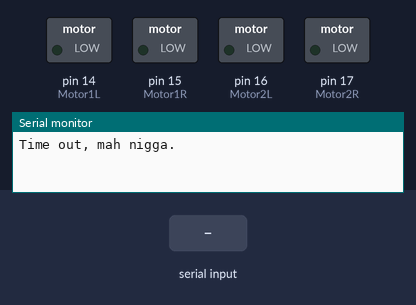
A sketch run on a simulated Arduino Uno, built with avr-gcc and run on an emulated ATmega328P. Shown: switched loads named in the sketch (green lamp = pin HIGH), the last lines printed to the serial monitor. Inputs (shaded band) come from the test bench.

Above: at 1.2 s.
1.3 s: "w" received over Serial
At 1.8 s:
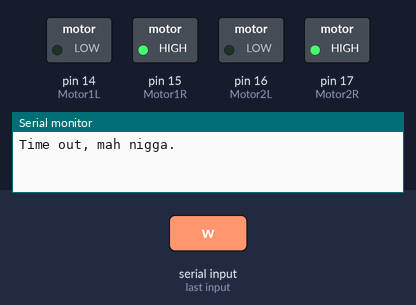
3.4 s: "s" received over Serial
At 3.9 s:
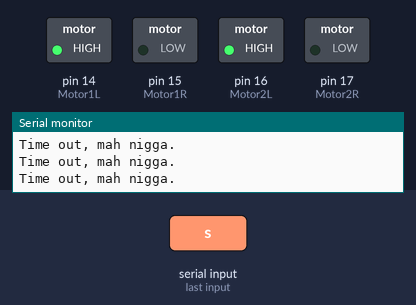
5.5 s: "a" received over Serial
At 6.0 s:
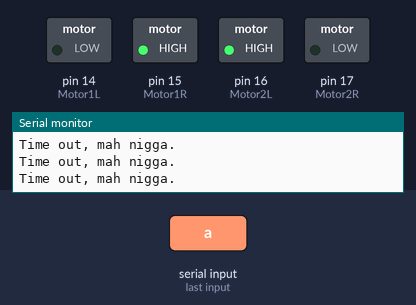
7.6 s: "d" received over Serial
At 7.9 s:
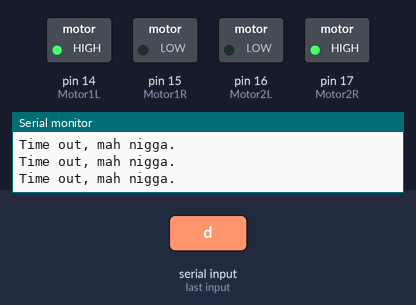
Timing chart, 0 to 10.6 s (numbered marks = the images above; inputs shaded):
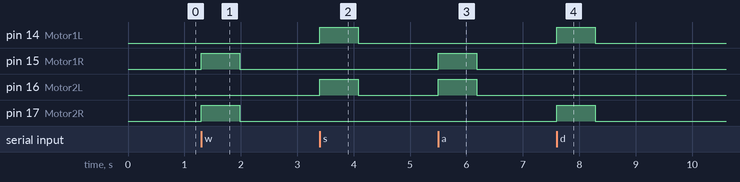

The sketch:

ArduinoTank.ino
```cpp
const int Motor1L = 14; //Motor1Left
const int Motor1R = 15;
const int Motor2L = 16;
const int Motor2R = 17;
int serialData = 0;
int data = 0;
unsigned int time = 0;


void setup()
{
 Serial.begin(9600);
 pinMode(Motor1L, OUTPUT);
 pinMode(Motor1R, OUTPUT);
 pinMode(Motor2L, OUTPUT);
 pinMode(Motor2R, OUTPUT);
}


void loop()
{
  if (time > 50000) {
    Break();
    Serial.println("Time out, mah nigga.");
    time = 0;
  }
  if (Serial.available() > 0) {//Check if its possible to send info over serial
    serialData = Serial.read();
    switch(serialData) {
      case 119 :
        Forward();
        time = 0;
        break;
      case 115 :
        Backward();
        time = 0;
        break;
      case 97 :
        Left();
        time = 0;
        break;
      case 100 :
        Right();
        time = 0;
        break;
      case 102 :
        Break();
        time = 0;
        break;
    }
  }
  time++;
}

void Forward()
{
 digitalWrite(Motor1R, HIGH);
 digitalWrite(Motor1L, LOW);
 digitalWrite(Motor2R, HIGH);
 digitalWrite(Motor2L, LOW);
}

void Backward()
{
 digitalWrite(Motor1L, HIGH);
 digitalWrite(Motor1R, LOW);
 digitalWrite(Motor2L, HIGH);
 digitalWrite(Motor2R, LOW);
}

void Right()
{
  digitalWrite(Motor1L, HIGH);
  digitalWrite(Motor1R, LOW);
  digitalWrite(Motor2L, LOW);
  digitalWrite(Motor2R, HIGH);
}

void Left()
{
  digitalWrite(Motor1L, LOW);
  digitalWrite(Motor1R, HIGH);
  digitalWrite(Motor2L, HIGH);
  digitalWrite(Motor2R, LOW);
}

void Break()
{
  digitalWrite(Motor1L, LOW);
  digitalWrite(Motor1R, LOW);
  digitalWrite(Motor2L, LOW);
  digitalWrite(Motor2R, LOW);
}
```

Measured:
- after the input at 1.3 s, pin 15 (Motor1R), pin 17 (Motor2R): LOW → HIGH at once, → LOW 0.68 s later
- after the input at 3.4 s, pin 14 (Motor1L), pin 16 (Motor2L): LOW → HIGH at once, → LOW 0.68 s later
- after the input at 5.5 s, pin 15 (Motor1R), pin 16 (Motor2L): LOW → HIGH at once, → LOW 0.68 s later
- after the input at 7.6 s, pin 14 (Motor1L), pin 17 (Motor2R): LOW → HIGH at once, → LOW 0.68 s later
